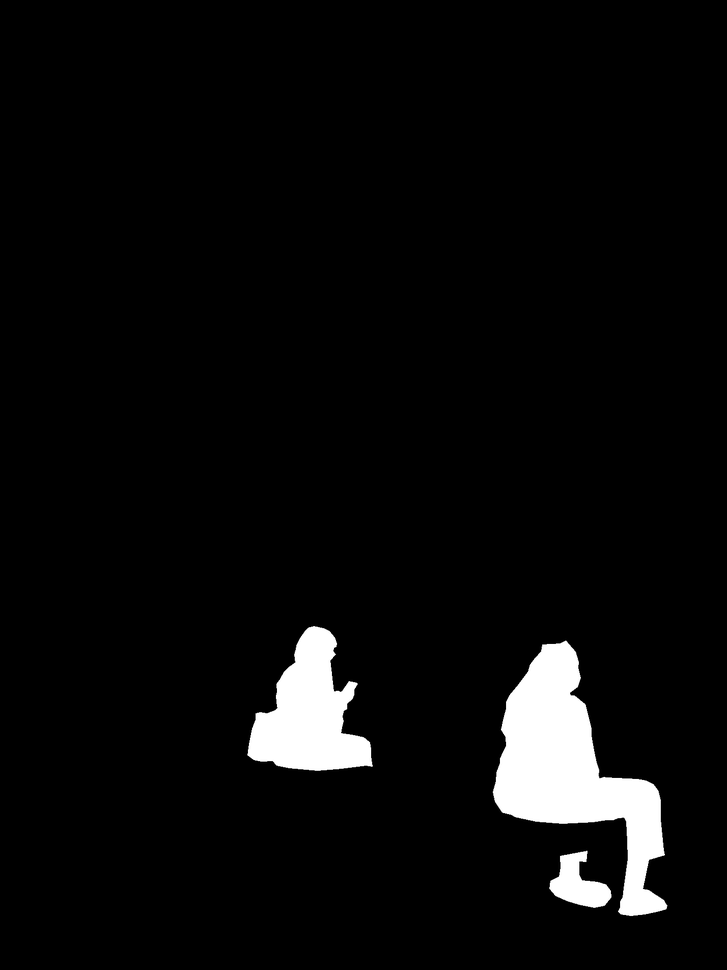
#> input picture segment_evaluation/dataset/jy/shadow/IMG_20_persom_None.png, 727 x 970 px, shrunk from 1428 x 1904 before the run; its folder holds only this picture in this run
$ python dilate_jy_person.py
#> lines starting #> are read from the running program, lines starting #| are printed output that depends on the picture; after the words box and inside, x2 and y2 are one past the last pixel; in counts of white or black regions, pixels touching at a corner belong together
import cv2
import numpy as np
import os
import glob

input_dir = "/home/cjy/workspace/segment_evaluation/dataset/jy/shadow"
output_dir = "/home/cjy/workspace/segment_evaluation/dataset/jy/person_dilated_10px"

os.makedirs(output_dir, exist_ok=True)

dilate_px = 10
kernel_size = 2 * dilate_px + 1
kernel = cv2.getStructuringElement(cv2.MORPH_ELLIPSE, (kernel_size, kernel_size))

for img_path in glob.glob(os.path.join(input_dir, "*.png")):
    mask = cv2.imread(img_path, cv2.IMREAD_GRAYSCALE)
#> mask is the input picture: shape (970, 727); min 0, max 255, mean 11.5
    if mask is None:
        print(f"Failed to read: {img_path}")
        continue

    _, binary = cv2.threshold(mask, 127, 255, cv2.THRESH_BINARY)
#> binary: shape (970, 727); 4.5% white; 3 white regions, box (x1, y1, x2, y2) and area: (493, 641, 667, 916) 19687, (247, 626, 373, 771) 10179, (549, 851, 611, 908) 1890
    dilated = cv2.dilate(binary, kernel, iterations=1)
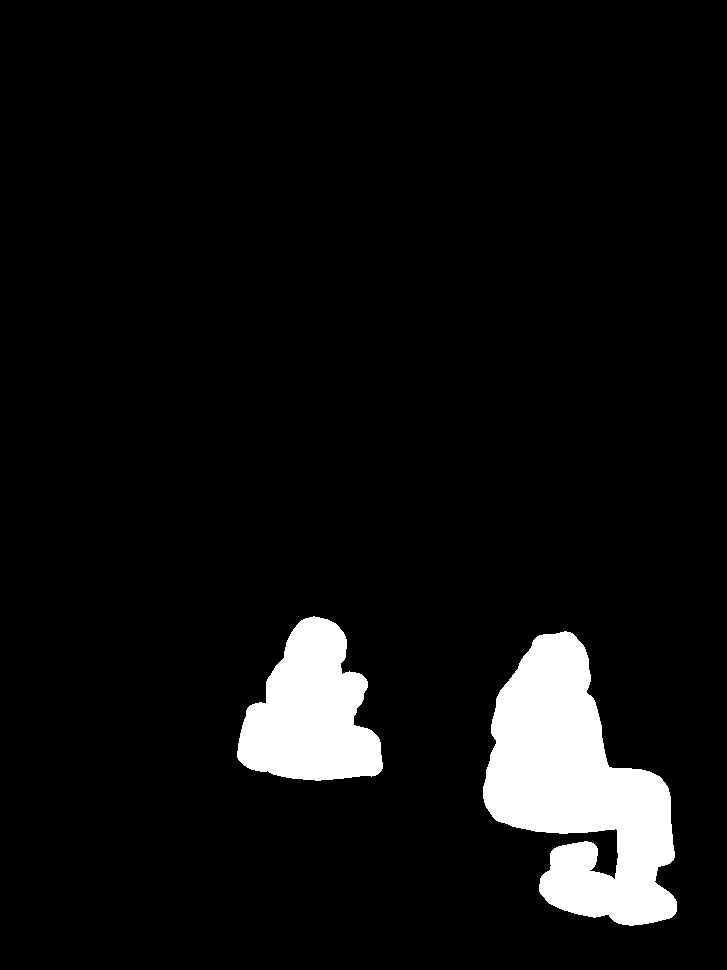
#> dilated: shape (970, 727); 6.8% white; 2 white regions, box (x1, y1, x2, y2) and area: (483, 631, 677, 926) 32494, (237, 616, 383, 781) 15601

    filename = os.path.basename(img_path)
    out_path = os.path.join(output_dir, filename)
    cv2.imwrite(out_path, dilated)
    print(f"Saved: {out_path}")

print("Done!")
